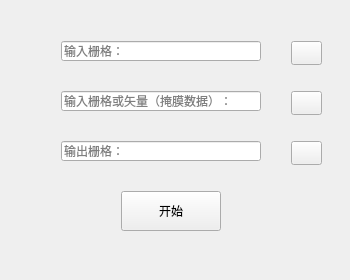
<?xml version="1.0" encoding="UTF-8"?>
<ui version="4.0">
 <class>MaskExtractionClass</class>
 <widget class="QWidget" name="MaskExtractionClass">
  <property name="geometry">
   <rect>
    <x>0</x>
    <y>0</y>
    <width>350</width>
    <height>280</height>
   </rect>
  </property>
  <property name="windowTitle">
   <string>MaskExtraction</string>
  </property>
  <layout class="QVBoxLayout" name="verticalLayout">
   <item>
    <widget class="QWidget" name="widget" native="true">
     <widget class="QLineEdit" name="lineEditInputRaster">
      <property name="geometry">
       <rect>
        <x>50</x>
        <y>30</y>
        <width>200</width>
        <height>20</height>
       </rect>
      </property>
      <property name="readOnly">
       <bool>true</bool>
      </property>
      <property name="placeholderText">
       <string>输入栅格：</string>
      </property>
     </widget>
     <widget class="QLineEdit" name="lineEditInputMask">
      <property name="geometry">
       <rect>
        <x>50</x>
        <y>80</y>
        <width>200</width>
        <height>20</height>
       </rect>
      </property>
      <property name="readOnly">
       <bool>true</bool>
      </property>
      <property name="placeholderText">
       <string>输入栅格或矢量（掩膜数据）：</string>
      </property>
     </widget>
     <widget class="QLineEdit" name="lineEditOutputRaster">
      <property name="geometry">
       <rect>
        <x>50</x>
        <y>130</y>
        <width>200</width>
        <height>20</height>
       </rect>
      </property>
      <property name="readOnly">
       <bool>true</bool>
      </property>
      <property name="placeholderText">
       <string>输出栅格：</string>
      </property>
     </widget>
     <widget class="QPushButton" name="inputRasterButton">
      <property name="geometry">
       <rect>
        <x>280</x>
        <y>30</y>
        <width>31</width>
        <height>24</height>
       </rect>
      </property>
      <property name="text">
       <string/>
      </property>
      <property name="icon">
       <iconset resource="login.qrc">
        <normaloff>:/login/res/openFile.png</normaloff>:/login/res/openFile.png</iconset>
      </property>
     </widget>
     <widget class="QPushButton" name="inputMaskButton">
      <property name="geometry">
       <rect>
        <x>280</x>
        <y>80</y>
        <width>31</width>
        <height>24</height>
       </rect>
      </property>
      <property name="text">
       <string/>
      </property>
      <property name="icon">
       <iconset resource="login.qrc">
        <normaloff>:/login/res/openFile.png</normaloff>:/login/res/openFile.png</iconset>
      </property>
     </widget>
     <widget class="QPushButton" name="outputRasterButton">
      <property name="geometry">
       <rect>
        <x>280</x>
        <y>130</y>
        <width>31</width>
        <height>24</height>
       </rect>
      </property>
      <property name="text">
       <string/>
      </property>
      <property name="icon">
       <iconset resource="login.qrc">
        <normaloff>:/login/res/saveFile.png</normaloff>:/login/res/saveFile.png</iconset>
      </property>
     </widget>
     <widget class="QPushButton" name="confirmButton">
      <property name="geometry">
       <rect>
        <x>110</x>
        <y>180</y>
        <width>100</width>
        <height>40</height>
       </rect>
      </property>
      <property name="text">
       <string>开始</string>
      </property>
     </widget>
    </widget>
   </item>
  </layout>
 </widget>
 <layoutdefault spacing="6" margin="11"/>
 <resources>
  <include location="login.qrc"/>
 </resources>
 <connections/>
</ui>
